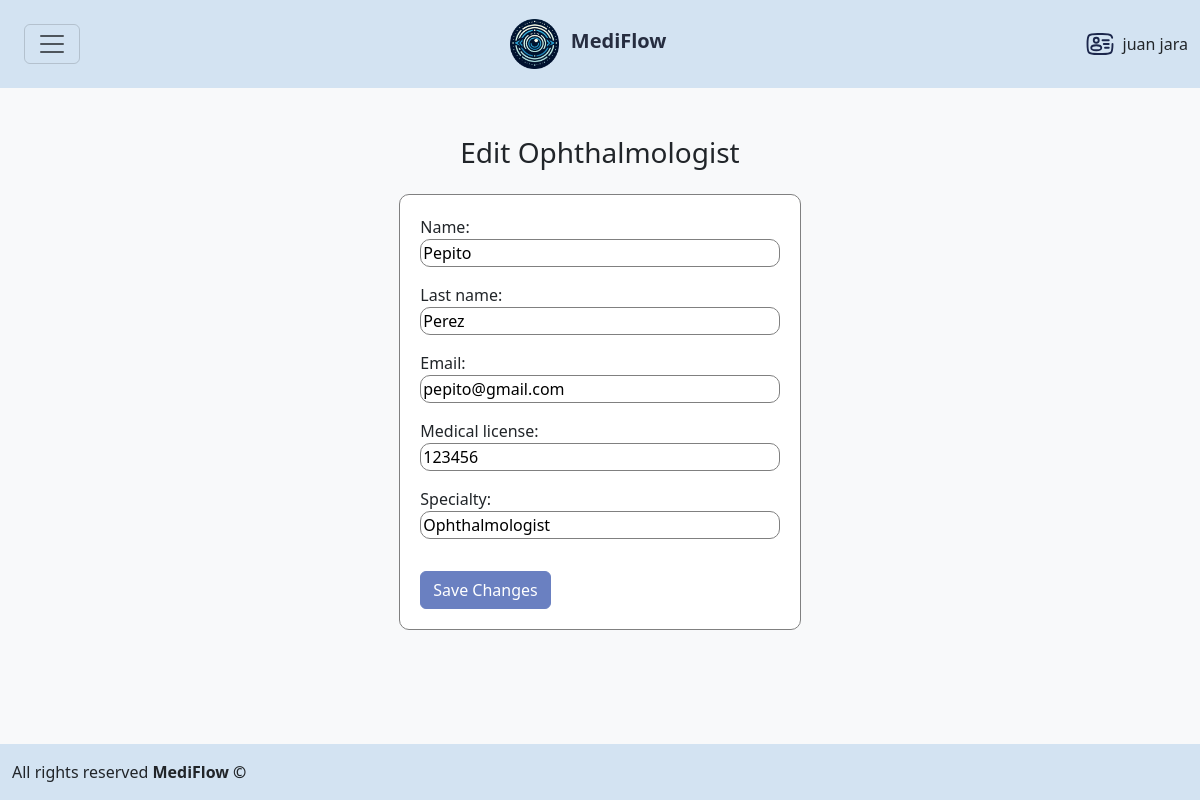
The app's page /administrator/edit-ophthalmologist/123456/ (signed in) with its own data.
### administrator/models.py (models this page shows, shortened)
class CustomUser(AbstractBaseUser, PermissionsMixin):
    email = models.EmailField(unique=True)
    first_name = models.CharField(max_length=30, blank=True)
    last_name = models.CharField(max_length=30, blank=True)
    is_active = models.BooleanField(default=True)
    is_staff = models.BooleanField(default=False)
    is_superuser = models.BooleanField(default=False)
    date_joined = models.DateTimeField(default=timezone.now)
    ophthalmologist = models.ForeignKey(Ophthalmologist, on_delete=models.CASCADE, blank=True, null=True)
    objects = CustomUserManager()
    USERNAME_FIELD = 'email'
    REQUIRED_FIELDS = ['first_name', 'last_name']
    def get_full_name(self):
        return f"{self.first_name} {self.last_name}"

### ophthalmologist/models.py (models this page shows)
class Ophthalmologist(models.Model):
    id = models.AutoField(primary_key=True)
    name = models.CharField(max_length=50)
    last_name = models.CharField(max_length=50)
    email = models.EmailField()
    medical_license = models.CharField(max_length=50)
    specialty = models.CharField(max_length=50)

### administrator/views.py (the view)
# urls.py: path('edit-ophthalmologist/<str:medical_license>/', adminViews.edit_ophthalmologist, name="edit_ophthalmologist"),
@user_passes_test(is_superuser_or_staff)
def edit_ophthalmologist(request, medical_license):
    doctor = get_object_or_404(Ophthalmologist, medical_license=medical_license)
    if request.method == 'POST':
        form = EditOphthalmologistForm(request.POST, instance=doctor)
        if form.is_valid():
            form.save()
            messages.success(request, 'Ophthalmologist updated successfully!')
            return redirect('administrator')
        else:
            messages.error(request, 'Something went wrong. Please verify and try again.')
    else:
        form = EditOphthalmologistForm(instance=doctor)
    return render(request, 'edit_ophthalmologist.html', {'form': form})

### administrator/forms.py
class EditOphthalmologistForm(forms.ModelForm):
    class Meta:
        model = Ophthalmologist
        fields = ['name', 'last_name', 'email', 'medical_license', 'specialty']

### administrator/views.py (called while the page is built)
def is_superuser_or_staff(user):
    return user.is_superuser or user.is_staff

### administrator/templates/edit_ophthalmologist.html (shortened to what this page needs)
<!DOCTYPE html>
<html lang="en">
<head>
    <link href="https://cdn.jsdelivr.net/npm/bootstrap@5.3.3/dist/css/bootstrap.min.css" rel="stylesheet">
</head>
<body>
    {% extends 'base.html' %}
    {% block content %}
    <div class="container my-4 d-flex flex-column align-items-center">
        <h1 class="h3 mb-4 text-center">Edit Ophthalmologist</h1>
        <div class="form-wrapper">
            <form id="editOphthalmologistForm" method="post" enctype="multipart/form-data">
                {{ form.as_p }}
                <button type="button" class="btn btn-save btn-primary mt-3" data-bs-toggle="modal" data-bs-target="#confirmModal">
                    Save Changes
                </button>
            </form>
        </div>
    </div>
    {% endblock %}

### ophthalmologist/templates/base.html (shortened to what this page needs)
<!DOCTYPE html>
<html lang="en">
<head>
    <link href="https://cdn.jsdelivr.net/npm/bootstrap@5.3.0/dist/css/bootstrap.min.css" rel="stylesheet">
</head>
<body>
    <header class="header-footer py-3">
        <div class="container-fluid d-flex justify-content-between align-items-center">
            <nav class="navbar">
                <div class="container-fluid">
                    <button class="navbar-toggler" type="button" aria-expanded="false" aria-label="Toggle navigation">
                        <span class="navbar-toggler-icon"></span>
                    </button>
                </div>
            </nav>
            <div class="logo">
                <a href="{% url 'home' %}" style="text-decoration: none;"><img src="/media/logo_app.png" alt="Logo MediFlow" class="img-fluid" style="height: 50px;">
                <span class="company-name h5 ms-2">MediFlow</span></a>
            </div>
            <div class="usuario d-flex align-items-center">
                <img src="/media/user_logo.svg" alt="Profile" style="height: 30px;">
                <span class="ms-2">{{ request.user.get_full_name }}</span>
            </div>
        </div>
    </header>
    <main class="container my-4">
        {% block content %}
        {% endblock %}
    </main>
    <footer class="header-footer py-3">
        <div class="container-fluid">
            <p class="mb-0">All rights reserved <strong>MediFlow ©</strong></p>
        </div>
    </footer>
</body>
</html>

### administrator/templates/edit_ophthalmologist.html (style rules this page uses)
input { border-radius: 10px; border: 1px solid gray; width: 100%; }
.form-wrapper { border: 1px solid gray; padding: 20px; border-radius: 10px; background-color: white; }
.btn-save { background-color: #6A80C1 !important; border-color: #6A80C1 !important; }

### ophthalmologist/templates/base.html (style rules this page uses)
html, body { height: 100%; margin: 0; }
body { display: flex; flex-direction: column; background-color: #F8F9FA; position: relative; }
main { flex: 1; }
.header-footer { background-color: #D3E3F2; }
.company-name { color: #262D40; font-weight: bold; }
.navbar { color: #262D40; }

### records on screen
CustomUser: user.get_full_name "juan jara"
Ophthalmologist: name "Pepito", last_name "Perez", email "pepito@gmail.com", medical_license "123456", specialty "Ophthalmologist"
